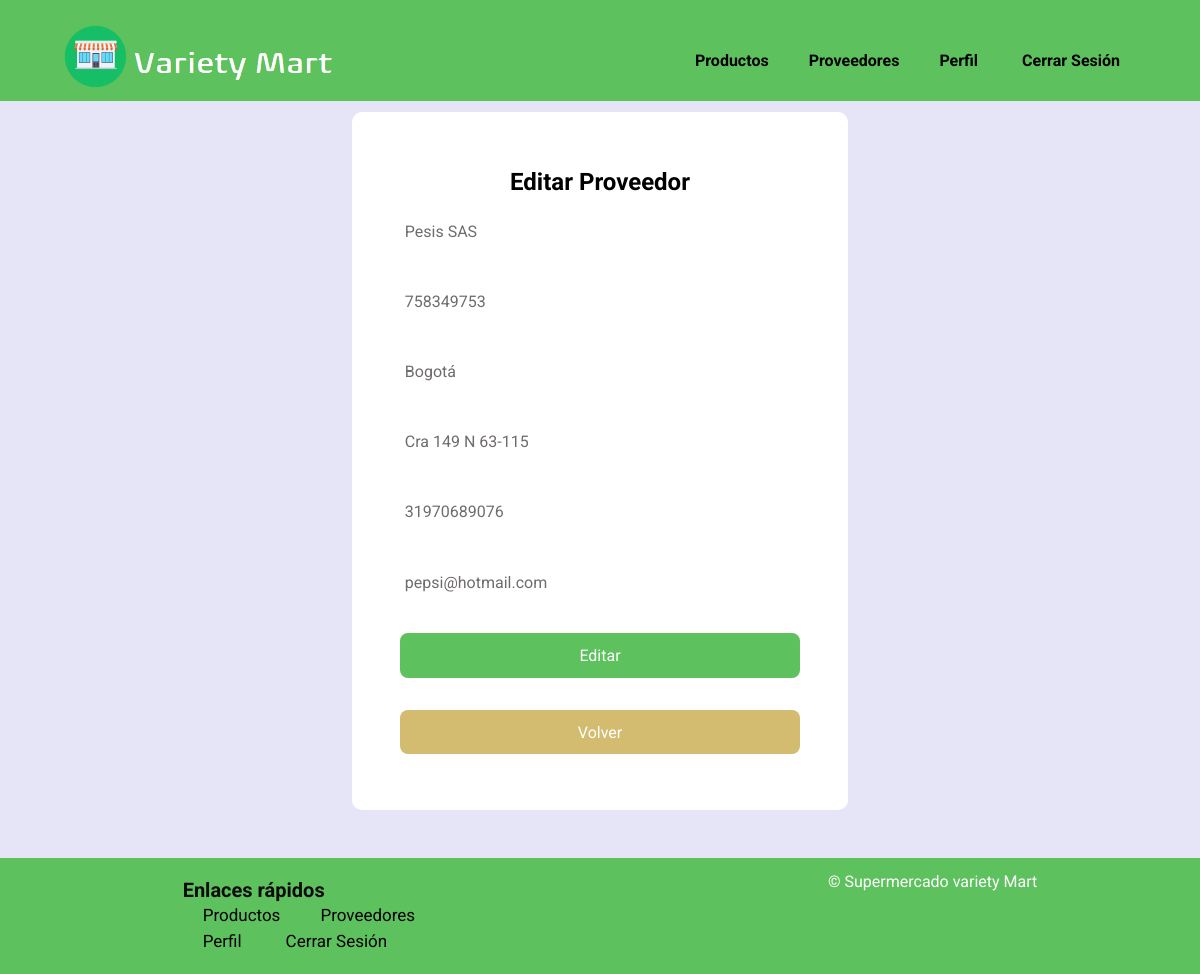
The app's page /vista/proveedor/editarproveedor.php?codigo=11 (signed in) with its own data.
### tables this page shows
CREATE TABLE `proveedores` (
  `codigo` int(11) NOT NULL,
  `identificacion` bigint(20) NOT NULL,
  `nombre` varchar(100) NOT NULL,
  `ciudad` varchar(100) DEFAULT NULL,
  `direccion` varchar(100) DEFAULT NULL,
  `telefono` varchar(20) DEFAULT NULL,
  `email` varchar(100) DEFAULT NULL
);

### controlador/ControlProveedores.php (called while the page is built, shortened)
<?php
Class ControlProveedores{
    var $objModeloProveedores;
    function __construct($objModeloProveedores){
        $this->objModeloProveedores=$objModeloProveedores;
    }
    function consultar(){
        $codigo=$this->objModeloProveedores->getcodigo();
        $comandoSql="select * from proveedores where codigo='".$codigo."'";
        $objControlConexion=new ControlConexion();
        $objControlConexion->abrirBd("localhost", "root", "","varietymart");
        $recordSet=$objControlConexion->ejecutarSelect($comandoSql);
        return $recordSet->fetch_array(MYSQLI_BOTH);
    }
}
?>

### modelo/ModeloProveedores.php (called while the page is built, shortened)
<?php
	class ModeloProveedores{
		var $codigo;
		function __construct($codigo, $identificacion, $nombre, $ciudad, $direccion, $telefono, $email){
			$this->codigo=$codigo;
		}
		function getcodigo(){
			return $this->codigo;
        }
    }
?>

### controlador/ControlConexion.php (called while the page is built, shortened)
<?php
class ControlConexion{
	var $conn;
	function __construct(){
		$this->conn=null;
	}
    function abrirBd($servidor, $usuario, $password,$db){
    	try	{
			$this->conn = new mysqli($servidor, $usuario, $password, $db);
      	}
      	catch (Exception $e){
          	echo "ERROR AL | AL SERVIDOR ".$e->getMessage()."\n";
      	}
    }
	function ejecutarSelect($sql) {
			try	{
				$recordSet=$this->conn->query($sql);
				}
			catch (Exception $e) {
					echo " ERROR: ". $e->getMessage()."\n";
			  }
		return $recordSet;
			}
}
?>

### vista/proveedor/editarproveedor.php (the view, shortened to what this page needs)
<?php
if(isset($_SESSION["iniciarSesion"]) && $_SESSION["iniciarSesion"] == "ok" && $_SESSION["rolUsuario"] == 0){
    $rutaFooter = "../layout/footer2.php";
    $rutaHeader = "../layout/header2.php";
require_once '../../modelo/ModeloProveedores.php';
require_once '../../controlador/ControlProveedores.php';
require_once '../../controlador/ControlConexion.php';
$codigo = $_GET["codigo"];
$objModeloProveedores = new ModeloProveedores($codigo, "", "", "", "", "", "");
$objControlProveedores = new ControlProveedores($objModeloProveedores);
$datos = $objControlProveedores  -> consultar();
echo '<!DOCTYPE html>
<html lang="en">
<head>
<meta charset="UTF-8">
    <meta name="viewport" content="width=device-width, initial-scale=1.0">
    <link rel="stylesheet" href="../../assents/css/estilo.css">
    <link rel="stylesheet" href="../../assents/css/footer.css">
    <link rel="icon" href="../../assents/img/store.png">
    <link rel="stylesheet" href="../../assents/css/forms.css">
    <title>Editar Proveedor</title>
</head>
<body>';
if (file_exists($rutaHeader)) {
    include $rutaHeader;
}
    echo '<form action="" method="POST">
        <h2 class="form__title">Editar Proveedor</h2>
        <div class="container">
            <div>
                <input type="text" id="nombre" name="txtNombre" class="form__input" placeholder="Nombre/Razón Social" value="'.$datos["nombre"].'" required>
            </div>
            <div>
                <input type="text" id="identificacion" name="txtIdentificacion" class="form__input" placeholder="Cédula/NIT" value="'.$datos["identificacion"].'" required>
            </div>
            <div >
                <input type="text" id="ciudad" name="txtCiudad" class="form__input" placeholder="Ciudad" value="'.$datos["ciudad"].'" >
            </div>
            <div>
                <input type="text" id="direccion" name="txtDireccion" class="form__input" placeholder="Direccion" value="'.$datos["direccion"].'" >
            </div>
            <div>
                <input type="text" id="telefono" name="txtTelefono" class="form__input" placeholder="Telefono" value="'.$datos["telefono"].'" >
            </div>
            <div>
                <input type="text" id="email" name="txtEmail" class="form__input" placeholder="Correo Electrónico" value="'.$datos["email"].'" >
            </div>
            <input type="submit" class="boton" name="btnEditar" value="Editar">
            <a href="proveedor.php" <input type="submit" class="form__volver" name="" value="Volver">Volver</a>
        </div>
    </form>';
    if (file_exists($rutaFooter)) {
           include $rutaFooter;
    }
echo '</body>
</html>';
}else{
        echo '<script>
        window.location = "../../index.php";
        </script>';
}
?>

### assents/css/estilo.css (style rules this page uses)
* { margin: 0; padding: 0; font-family: 'Roboto', sans-serif; }
body { background-color: #e5e5f7; background-image: radial-gradient(#b0b2e1 0.5px, transparent 0.5px), radial-gradient(#b0b2e1 0.5px, #e5e5f7 0.5px); }
a { color: black; text-decoration: none; }

### assents/css/forms.css (style rules this page uses)
body, h1, form { margin: 0; padding: 0; }
body { background-color: #dee7df; font-family: Arial, sans-serif; }
form { background-color: #fff; margin: 7em auto 3em auto; width: 90%; max-width: 400px; padding: 3.5em 3em; border-radius: 10px; text-align: center; box-shadow: 0 5px 10px --5px rgba(0 0 0 /30%); }
.container { margin-top: 1em; display: grid; gap: 2em; }
.form__input { width: 100%; background: none; color: #706c6c; font-size: 1rem; border-bottom: 1px solid #5757577e; font-family: 'Roboto', sans-serif; padding: .6em .3em; border: 1px #5757577e; }
::placeholder { color: gray; font-size: 1.2em; }
.boton { background-color: rgb(93, 193, 93); color: #fff; font-size: 1rem; padding: .8em 0; border: none; border-radius: .5em; cursor: pointer; }
.form__volver { background-color: rgb(211, 188, 112); color: #fff; font-size: 1rem; padding: .8em 0; border: none; border-radius: .5em; cursor: pointer; }

### records on screen
proveedores: txtNombre "Pesis SAS", txtIdentificacion "758349753", txtCiudad "Bogotá", txtDireccion "Cra 149 N 63-115", txtTelefono "31970689076", txtEmail "pepsi@hotmail.com"
